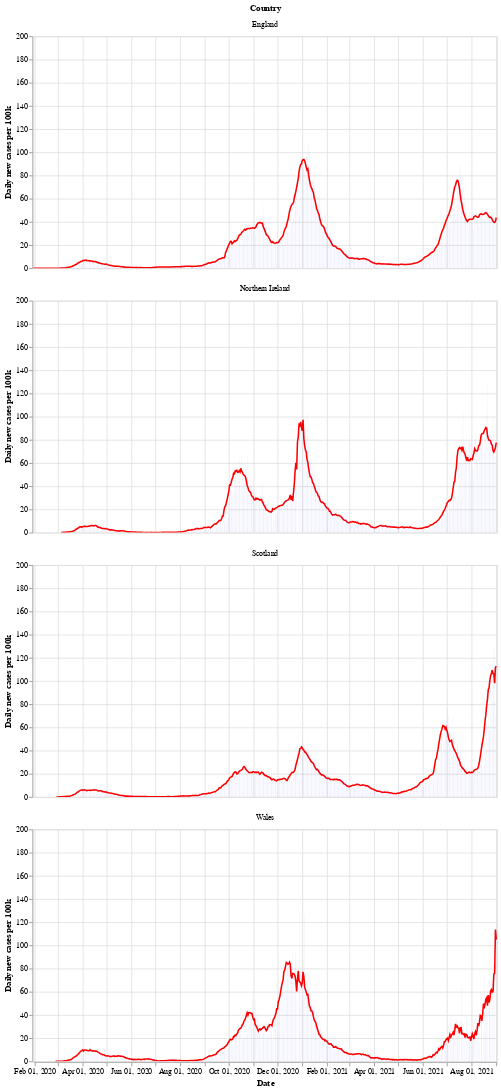

Notebook code cell kept with this figure:
### Markdown cell above
Next is a bar chart of the number of new cases in each country (per 100k population), with the 7 day moving average of cases. Again we see that Wales saw a longer period of raising and falling cases compared to the other countries.

After a period of cases falling, each nation is now seeing a rise in the number of cases - especially in Wales.

### Code cell
# collapse
bars = alt.Chart(uk_cases).mark_bar().encode(
    x=alt.X("yearmonthdate(date):T", axis=alt.Axis(title='Date')),
    y=alt.Y("newCasesRate:Q", axis=alt.Axis(title='Daily new cases per 100k')),
    tooltip='newCasesRate',
    color=alt.condition(
        alt.datum.dailyChange > 0,
        alt.value("orange"),  # The positive color
        alt.value("blue")  # The negative color
    )
).properties(title='New cases per 100k population with rolling 7 day average', width=600).interactive()
line = alt.Chart(uk_cases).mark_line(
    color='red',
    size=2,
).transform_window(
    rolling_mean='mean(newCasesRate)',
    frame=[0, 7],
    groupby=['areaName']
).encode(
    x='yearmonthdate(date):T',
    y='rolling_mean:Q'
)
alt.layer(line, bars, data=uk_cases).facet(alt.Row('areaName', title='Country'), columns=1)

### Figure 1 — Vega-Lite specification as saved in the notebook (floating-point values rounded to 4 significant figures; data arrays with more than 128 entries replaced by an {"elided": "..."} marker saying what was removed)
{"config": {"view": {"continuousWidth": 400, "continuousHeight": 300}}, "data": {"name": "data-2dfb7771e55d740c521963f0d47b44e7"}, "facet": {"type": "nominal", "field": "areaName", "title": "Country"}, "spec": {"layer": [{"mark": {"type": "line", "color": "red", "size": 2}, "encoding": {"x": {"type": "temporal", "field": "date", "timeUnit": "yearmonthdate"}, "y": {"type": "quantitative", "field": "rolling_mean"}}, "transform": [{"window": [{"op": "mean", "field": "newCasesRate", "as": "rolling_mean"}], "frame": [0, 7], "groupby": ["areaName"]}]}, {"mark": "bar", "encoding": {"color": {"condition": {"value": "orange", "test": "(datum.dailyChange > 0)"}, "value": "blue"}, "tooltip": {"type": "quantitative", "field": "newCasesRate"}, "x": {"type": "temporal", "axis": {"title": "Date"}, "field": "date", "timeUnit": "yearmonthdate"}, "y": {"type": "quantitative", "axis": {"title": "Daily new cases per 100k"}, "field": "newCasesRate"}}, "selection": {"selector002": {"type": "interval", "bind": "scales", "encodings": ["x", "y"]}}, "title": "New cases per 100k population with rolling 7 day average", "width": 600}]}, "columns": 1, "$schema": "https://vega.github.io/schema/vega-lite/v4.8.1.json", "datasets": {"data-2dfb7771e55d740c521963f0d47b44e7": {"elided": "2232 records"}}}
